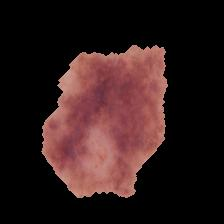
#> input picture Result.jpg, 224 x 224 px, found by its file name
$ jupyter execute '7. ABCD Extraction - Part 2.ipynb'
#> lines starting #> are read from the running program, lines starting #| are printed output that depends on the picture; after the words box and inside, x2 and y2 are one past the last pixel; in counts of white or black regions, pixels touching at a corner belong together; long printed decimals are rounded
# ABCD Extraction - Part 2

### This file contains the extraction of ABCD features. The steps performed are:

1. Pass threshold image to asymmetry, border and diameter functions and result image to color function
2. Find the total number of affected pixels (A), unaffected pixels, and the difference between unaffected and affected pixels (a).
3. Computer asymmetry through the formula
4. Perform edge detection and return matrix with value set to one where pixel border exists
5. Calculate the inverse of shape factor
6. Compute the border using the formula
7. Compute standard deviation and mean for pixel values
8. Compute the color.
9. Compute the diameter using the formula

[cell 1]
import numpy as np
import math
import scipy
from scipy import misc
from scipy import ndimage
import matplotlib
import matplotlib.pyplot as plt
import matplotlib.cm as cm
import imageio

Define the different functions needed for the extraction

[cell 2]
def sobel(array):
        Gdash=array
        shape=array.shape
        gx=np.array([[-2,-1,0,1,2] for i in range(0,5)])
        gy=np.array([np.repeat(i,5) for i in range (-2,3)])
        gf=np.array([[np.exp(-(gx[i,j]*gx[i,j]+gy[i,j]*gy[i,j])/3) for j in range(0,5)] for i in range(0,5)])
        smooth=np.array([([np.sum(gf*array[i:i+5,j:j+5])/25 for j in range(0,shape[1]-4)]) for i in range(0,shape[0]-4)])
        for i in range(2,shape[0]-2):
            for j in range(2,shape[1]-2):
                 Gdash[i,j]=smooth[i-2,j-2]
        G=Gdash
        sobely=np.array([[3,0,-3],[10,0,-10],[3,0,-3]])
        sobelx=np.array([[3,10,3],[0,0,0],[-3,-10,-3]])
        Gx=np.array([([np.sum(sobelx*array[i:i+3,j:j+3])/9 for j in range(0,shape[1]-2)]) for i in range(0,shape[0]-2)])
        Gy=np.array([([np.sum(sobely*array[i:i+3,j:j+3])/9 for j in range(0,shape[1]-2)]) for i in range(0,shape[0]-2)])
        Gx=[[Gx[i,j]*Gx[i,j] for j in range(0,shape[1]-2)] for i in range(0,shape[0]-2)]
        Gy=[[Gy[i,j]*Gy[i,j] for j in range(0,shape[1]-2)] for i in range(0,shape[0]-2)]
        tempG=np.sqrt(np.add(Gx,Gy))
        for i in range(1,shape[0]-1):
            for j in range(1,shape[1]-1):
                 G[i,j]=tempG[i-1,j-1]
        G.astype(int)
        return G

def Area(img):
    naffect=0
    affect=0
    for rownum in range(len(img)):
        for colnum in range(len(img[rownum])):
            if img[rownum,colnum] == 0 :
                naffect=naffect+1
            else:
                affect=affect+1
    a=naffect-affect
    A=affect
    return a,A

def ColourCalc(hsvimg):
    mean=0
    SD=0
    for row in range(len(hsvimg)):
        for col in range(len(hsvimg[row])):
            mean=mean+hsvimg[row,col,0]
    for row in range(len(hsvimg)):
        for col in range(len(hsvimg[row])):
            SD=SD+(hsvimg[row,col,0]-mean)*(hsvimg[row,col,0]-mean)
    width,height,val=hsvimg.shape
    n=width*height
    SD=math.sqrt(SD)/(n-1)
    return SD

This shows the ABCD values of a benign sample image

[cell 3]
if __name__== "__main__":

    img=imageio.imread('C:/Users/AJAY/Desktop/melanoma-detection-main/Result.jpg')
#> img is the input picture: shape (224, 224, 3); mean R, G, B 47.7, 27.5, 27
    img2=imageio.imread('C:/Users/AJAY/Desktop/melanoma-detection-main/threshold.jpg')
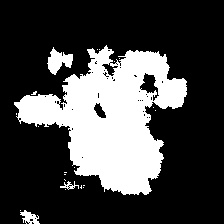
#> input picture processed_img/threshold.jpg, 224 x 224 px, found by its file name
#> img2 is the input picture: shape (224, 224); min 0, max 255, mean 69.4
    plt.title('Processed image')
    plt.imshow(img)
    plt.show()
    dilimg=ndimage.binary_dilation(img2)
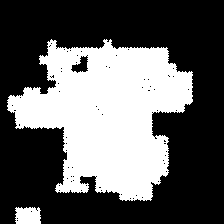
#> dilimg: shape (224, 224) bool; 37% white; 2 white regions, box (x1, y1, x2, y2) and area: (7, 39, 193, 201) 18184, (15, 207, 41, 224) 398
    for x in range(25):
        dilimg=ndimage.binary_dilation(dilimg)
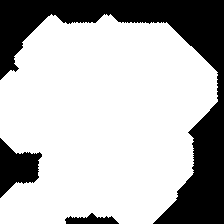
#> dilimg: shape (224, 224) bool; 72.1% white; 3 black regions, box (x1, y1, x2, y2) and area: (0, 0, 224, 224) 12226, (0, 138, 42, 198) 1390, (65, 213, 119, 224) 360
    erimg=ndimage.binary_erosion(dilimg)
#> erimg: shape (224, 224) bool; 70.7% white; 1 black region, box (x1, y1, x2, y2) and area: (0, 0, 224, 224) 14710
    for x in range(25):
        erimg=ndimage.binary_erosion(erimg)
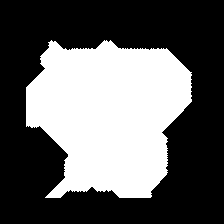
#> erimg: shape (224, 224) bool; 38.3% white; 1 white region, box (x1, y1, x2, y2) and area: (26, 40, 192, 198) 19194
    plt.title('Closed image')
    plt.imshow(erimg,cmap=cm.Greys_r)
    plt.show()
    a,A=Area(erimg)
#> after the loop in Area, `for rownum in range(len(img)):`: affect = 19194; naffect = 30982
#> in Area, `a=naffect-affect`: a = 11788
#> in Area, `A=affect`: A = 19194
#> a = 11788; A = 19194

    Asymmetry=((a/A)*100)/10
#> Asymmetry = 6.14
    if Asymmetry<0 :
        Asymmetry=Asymmetry*(-1)
    print('Asymmetry')
    print(Asymmetry)
#| 6.142


    gigi=sobel(erimg)
#> in sobel, `smooth=np.array([([np.sum(gf*array[i:i+5,j:j+5])/25 for j in range(0,s..`:
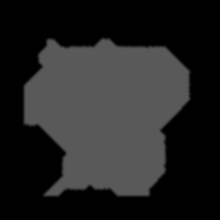
#> smooth: shape (220, 220) float64; min 0, max 0.351, mean 0.139
#> after the loop in sobel, `for i in range(2,shape[0]-2):`:
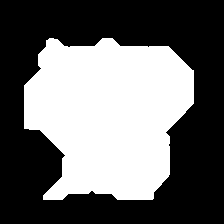
#> Gdash: shape (224, 224) bool; 41.6% white; 1 white region, box (x1, y1, x2, y2) and area: (24, 38, 194, 200) 20856
#> in sobel, `Gx=np.array([([np.sum(sobelx*array[i:i+3,j:j+3])/9 for j in range(0,sh..`:
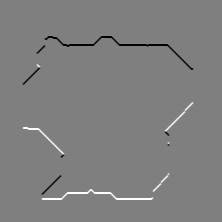
#> Gx: shape (222, 222) float64; min -1.78, max 1.78, mean 0; drawn with min black and max white
#> in sobel, `Gy=np.array([([np.sum(sobely*array[i:i+3,j:j+3])/9 for j in range(0,sh..`:
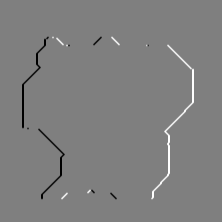
#> Gy: shape (222, 222) float64; min -1.78, max 1.78, mean -1.8e-20; drawn with min black and max white
#> in sobel, `Gx=[[Gx[i,j]*Gx[i,j] for j in range(0,shape[1]-2)] for i in range(0,sh..`: Gx = 222 items
#> in sobel, `tempG=np.sqrt(np.add(Gx,Gy))`:
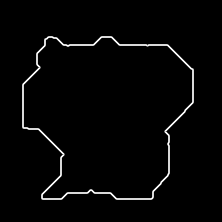
#> tempG: shape (222, 222) float64; min 0, max 2.1, mean 0.046; drawn with min black and max white
#> after the loop in sobel, `for i in range(1,shape[0]-1):`:
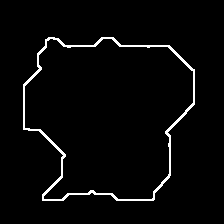
#> G: shape (224, 224) bool; 3% white in thin lines or dots, all inside (x1, y1, x2, y2) = (23, 37, 195, 201)
    plt.imshow(gigi,cmap=cm.Greys_r)
    plt.show()
    pcount=0
    for row in range(len(gigi)):
        for col in range(len(gigi[row])):
            if gigi[row,col] == 1:
                pcount=pcount+1
#> after the loop, pcount = 1520
    P=pcount
#> P = 1520
    Border=((P*P)/(4*3.14*A))/10
#> Border = 0.958
    print('Border')
    print(Border)
#| 0.9584

    n=(4*A)/P
#> n = 50.51
    Diameter=(math.sqrt(n))/10
#> Diameter = 0.711
    print('Diameter')
    print(Diameter)
#| 0.7107

    hsvimg=matplotlib.colors.rgb_to_hsv(img)
#> hsvimg: shape (224, 224, 3) float32; mean of channels 0, 1, 2 0.2, 0.2, 47.8

    Colour=(ColourCalc(hsvimg))/10
#> after the loop in ColourCalc, `for row in range(len(hsvimg)):`: mean = 7569.4
#> after the loop in ColourCalc, `for row in range(len(hsvimg)):`: SD = 2.87e+12
#> in ColourCalc, `SD=math.sqrt(SD)/(n-1)`: SD = 33.79
#> Colour = 3.38
    print('Colour')
    print(Colour)
#| 3.379
